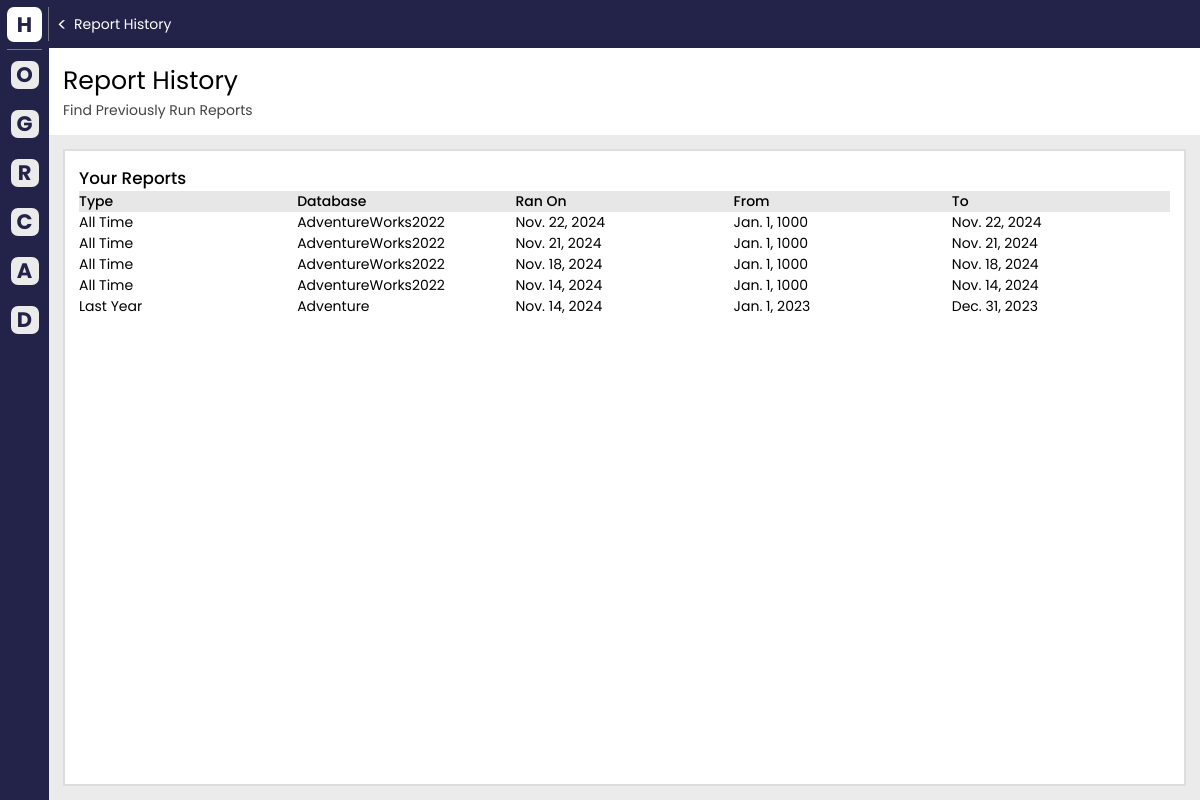
The app's page /report_history/ (signed in), older data.
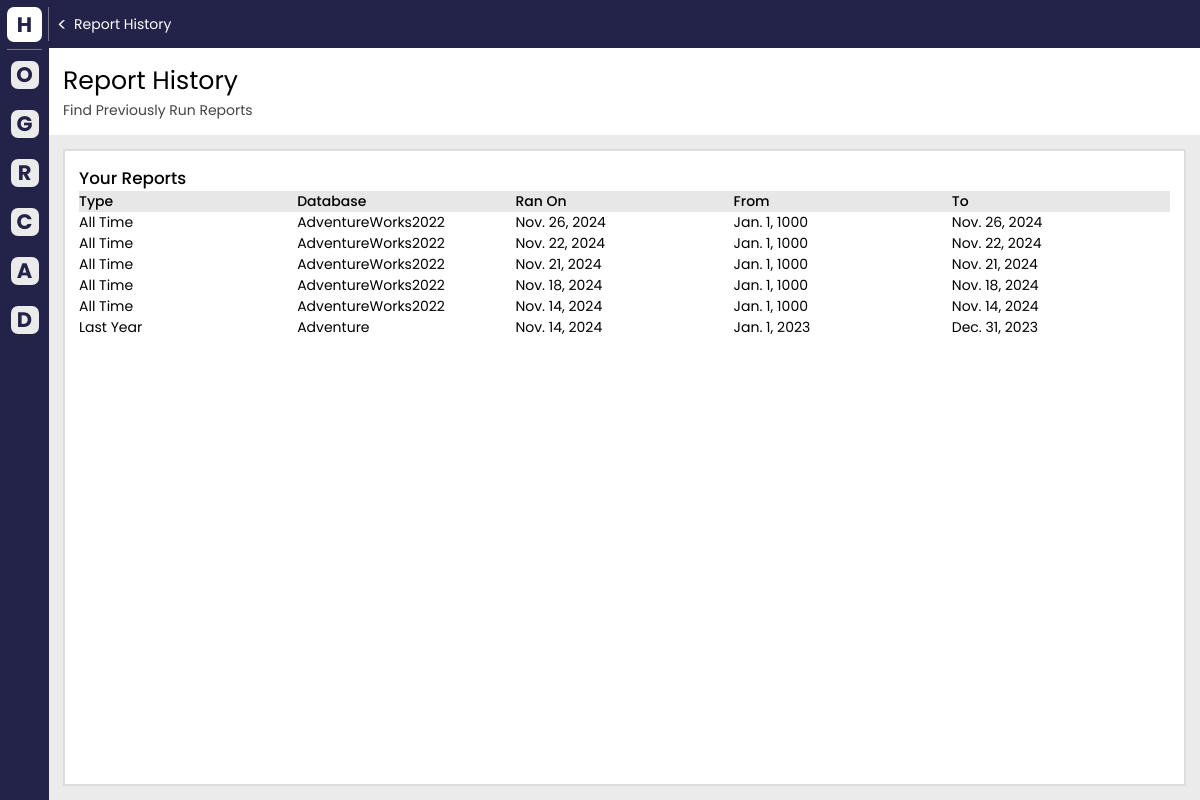
The same page, newer data.
### cs_app/models.py (models this page shows)
class RanReportParameter(models.Model):
    user = models.ForeignKey(
        User, on_delete=models.CASCADE, related_name="ran_report_parameters"
    )
    report_type = models.TextField()
    ran_on_date = models.DateField()
    start_date = models.DateField()
    end_date = models.DateField()
    database_name = models.CharField(max_length=100, default="")

### cs_app/views/report_history_views.py (the view)
# urls.py: path('report_history/', report_history_views.report_history_view, name='report_history'),
@login_required
def report_history_view(request):
    past_reports = RanReportParameter.objects.filter(user=request.user)[::-1]
    user = request.user
    menu_status = None
    additional_info = request.GET.get("additionalInfo", None)
    if additional_info:
        try:
            decoded_info = json.loads(additional_info)
            menu_status = decoded_info.get("menu_status")
        except (ValueError, TypeError):
            menu_status = None
    context = {"user": user, "past_reports": past_reports, "menu_status": menu_status}
    return render(request, "subpages/report_history.html", context)

### cs_app/templates/subpages/report_history.html (shortened to what this page needs)
{% extends "one_page.html" %} {% load static %} {% block sub_css %}
<link rel="stylesheet" href="{% static 'css/sub_styles/report_history_style.css' %}" />
{% endblock %} {% block content %}
<div class="main-container flex-col">
    <div class="header">
        <h3>Report History</h3>
        <h4>Find Previously Run Reports</h4>
    </div>
    <div id="card-holder">
        <div id="report-history-card" class="content-card">
            <h5>Your Reports</h5>
            <div id="report-history__header">
                <p>Type</p>
                <p>Database</p>
                <p>Ran On</p>
                <p>From</p>
                <p>To</p>
            </div>
            <div id="report-history__listing">
                {% for past_rep in past_reports %}
                <div>
                    <p class="rep_type">{{ past_rep.report_type }}</p>
                    <p class="rep_db_name">{{ past_rep.database_name }}</p>
                    <p>{{ past_rep.ran_on_date }}</p>
                    <p class="rep_start_date">{{ past_rep.start_date }}</p>
                    <p class="rep_end_date">{{ past_rep.end_date }}</p>
                </div>
                {% endfor %}
            </div>
        </div>
    </div>
</div>
{% endblock %}

### cs_app/templates/one_page.html (shortened to what this page needs)
{% load static %}
<!DOCTYPE html>
<html>
    <head>
        <link rel="stylesheet" href="{% static 'css/one_page_style.css' %}" />
        <link rel="stylesheet" href="{% static 'css/common_style.css' %}" />
        {% block sub_css %} {% endblock %}
    </head>
    <body>
        <div class="container-1">
            <div id="menu" class="{% if menu_status == 'menu_open' %}large-menu{% else %}small-menu{% endif %}">
                <div id="menu__header">
                    <div class="symbol flex-center">
                        <b>H</b>
                    </div>
                </div>
                <div class="seperator-h"></div>
                <div id="c1-2" class="flex-col">
                    <div class="page-link" onclick="redirectTo('/home/', {menu_status : 'menu_open'})">
                        <div class="symbol-sm flex-center">
                            <b>O</b>
                        </div>
                    </div>
                    <div class="page-link" onclick="redirectTo('/generate_report/', {menu_status : 'menu_open'})">
                        <div class="symbol-sm flex-center">
                            <b>G</b>
                        </div>
                    </div>
                    <div class="page-link" onclick="redirectTo('/report_history/', {menu_status : 'menu_open'})">
                        <div class="symbol-sm flex-center">
                            <b>R</b>
                        </div>
                    </div>
                    <div class="page-link" onclick="redirectTo('/change_database/', {menu_status : 'menu_open'})">
                        <div class="symbol-sm flex-center">
                            <b>C</b>
                        </div>
                    </div>
                    <div class="page-link" onclick="redirectTo('/account_information/', {menu_status : 'menu_open'})">
                        <div class="symbol-sm flex-center">
                            <b>A</b>
                        </div>
                    </div>
                    <div class="page-link" onclick="redirectTo('/directions/', {menu_status : 'menu_open'})">
                        <div class="symbol-sm flex-center">
                            <b>D</b>
                        </div>
                    </div>
                </div>
            </div>
            <div
                id="content"
                class="{% if menu_status == 'menu_open' %}small-content{% else %}large-content{% endif %} flex-col"
            >
                <div id="content__top">
                    <div class="back-arrow flex-center"><p>&lt;</p></div>
                    <p id="current-screen-name">Home</p>
                </div>
                {% block content %} {% endblock %}
            </div>
        </div>
    </body>
</html>

### cs_app/static/css/one_page_style.css (style rules this page uses)
:root { --sm-gap: 0.5rem; --md-gap: 1rem; --lg-gap: 2rem; --primary-blue: rgb(35, 35, 73); --primary-grey: rgb(235, 235, 235); font-size: 16px; }
@media (max-width: 1500px) { :root { font-size: 14px; } }
* { margin: 0px; padding: 0px; }
.flex-col { display: flex; flex-direction: column; }
.flex-center { display: flex; justify-content: center; align-items: center; }
.content-card { padding: var(--md-gap); box-sizing: border-box; background-color: white; border: 2px solid rgb(221, 221, 221); }
.seperator-h { width: calc(100% - 1rem); height: 1px; margin: 0rem 0rem 0rem var(--sm-gap); background-color: rgba(180, 180, 180, 0.603); }
.small-menu { width: 3.5rem; }
.large-content { width: calc(100% - 3.5rem); }
.symbol { width: 2.5rem; height: 2.5rem; background-color: white; border-radius: 0.5rem; flex-shrink: 0; }
.symbol > b { color: rgb(35, 35, 73); font-size: 1.5rem; }
.symbol-sm { width: 2rem; height: 2rem; background-color: var(--primary-grey); border-radius: 0.5rem; flex-shrink: 0; }
.symbol-sm > b { color: rgb(35, 35, 73); font-size: 1.5rem; }
.page-link { width: 100%; padding: 0.75rem; box-sizing: border-box; cursor: pointer; display: flex; }
.back-arrow { margin-left: 0.5rem; border-radius: 50%; cursor: pointer; }
.back-arrow > p { color: white; font-size: 1.3rem; }
.main-container { width: 100%; height: 95%; background-color: rgb(235, 235, 235); }
.main-container p, .main-container h3, .main-container h4 { cursor: default; }
.header { width: 100%; background-color: white; }
.header > h3 { margin: 1rem 1rem 0rem 1rem; font-size: 1.8rem; font-weight: normal; }
.header > h4 { margin: 0rem 1rem 1rem 1rem; color: rgb(68, 68, 68); font-size: 1rem; font-weight: normal; }
#menu { height: 100%; background-color: var(--primary-blue); overflow: hidden; transition: all linear 0.35s; }
#menu__header { width: 100%; height: 3.5rem; padding: var(--sm-gap); box-sizing: border-box; cursor: default; display: flex; align-items: center; }
#content { height: 100%; transition: all linear 0.35s; }
#content__top { width: 100%; height: 3.5rem; background-color: var(--primary-blue); display: flex; align-items: center; }
#content__top > p { margin-left: 0.5rem; color: White; font-size: 1rem; }

### cs_app/static/css/common_style.css (style rules this page uses)
html { font-family: "Poppins", sans-serif; }
.container-1 { height: 100vh; display: flex; align-items: center; justify-content: center; }

### cs_app/static/css/sub_styles/report_history_style.css (style rules this page uses)
:root { --sm-gap: 0.5rem; --md-gap: 1rem; --lg-gap: 2rem; --primary-blue: rgb(35, 35, 73); --primary-grey: rgb(235, 235, 235); }
* { margin: 0px; padding: 0px; }
h5 { font-size: 1.2rem; font-weight: 500; }
#card-holder { width: 100%; height: 100%; padding: var(--md-gap); box-sizing: border-box; display: flex; justify-content: center; align-items: center; }
#report-history-card { height: 100%; width: calc(100%); }
#report-history__header { box-sizing: border-box; background-color: rgb(231, 231, 231); display: grid; grid-template-columns: repeat(5, 1fr); grid-template-rows: 1fr; gap: 0; }
#report-history__header > p { font-weight: 500; }
#report-history__listing { box-sizing: border-box; overflow-y: auto; display: flex; flex-direction: column; }
#report-history__listing > div { box-sizing: border-box; display: grid; grid-template-columns: repeat(5, 1fr); grid-template-rows: 1fr; gap: 0; }
#report-history__listing > div > p { cursor: pointer; }

Row changes from the older to the newer data that the page shows:
added RanReportParameter: report_type "All Time", database_name "AdventureWorks2022", ran_on_date "Nov. 26, 2024", start_date "Jan. 1, 1000", end_date "Nov. 26, 2024"
